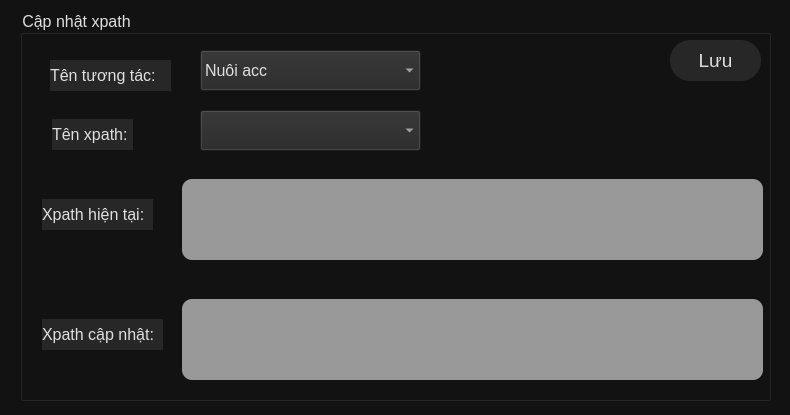
<?xml version="1.0" encoding="UTF-8"?>
<ui version="4.0">
 <class>Dialog</class>
 <widget class="QDialog" name="Dialog">
  <property name="geometry">
   <rect>
    <x>0</x>
    <y>0</y>
    <width>790</width>
    <height>415</height>
   </rect>
  </property>
  <property name="windowTitle">
   <string>Dialog</string>
  </property>
  <property name="styleSheet">
   <string notr="true">background-color: #121212	</string>
  </property>
  <widget class="QGroupBox" name="updateXpathRegAccGroupBox">
   <property name="geometry">
    <rect>
     <x>20</x>
     <y>10</y>
     <width>751</width>
     <height>391</height>
    </rect>
   </property>
   <property name="font">
    <font>
     <family>MS Shell Dlg 2</family>
     <pointsize>12</pointsize>
    </font>
   </property>
   <property name="contextMenuPolicy">
    <enum>Qt::NoContextMenu</enum>
   </property>
   <property name="styleSheet">
    <string notr="true">color:#E0E0E0</string>
   </property>
   <property name="title">
    <string>Cập nhật xpath</string>
   </property>
   <widget class="QLabel" name="nameXpathLabel">
    <property name="geometry">
     <rect>
      <x>32</x>
      <y>109</y>
      <width>81</width>
      <height>31</height>
     </rect>
    </property>
    <property name="font">
     <font>
      <pointsize>12</pointsize>
     </font>
    </property>
    <property name="styleSheet">
     <string notr="true">background-color: #272727;color:#E0E0E0</string>
    </property>
    <property name="text">
     <string>Tên xpath:</string>
    </property>
   </widget>
   <widget class="QComboBox" name="xpathComboBox">
    <property name="geometry">
     <rect>
      <x>180</x>
      <y>100</y>
      <width>221</width>
      <height>41</height>
     </rect>
    </property>
    <property name="font">
     <font>
      <pointsize>12</pointsize>
     </font>
    </property>
    <property name="styleSheet">
     <string notr="true">background-color: #272727;color:#E0E0E0</string>
    </property>
   </widget>
   <widget class="QTextEdit" name="currentXpathText">
    <property name="geometry">
     <rect>
      <x>162</x>
      <y>169</y>
      <width>581</width>
      <height>81</height>
     </rect>
    </property>
    <property name="font">
     <font>
      <pointsize>12</pointsize>
     </font>
    </property>
    <property name="styleSheet">
     <string notr="true">background-color:#999999;border-radius:10px;color:#E0E0E0</string>
    </property>
   </widget>
   <widget class="QLabel" name="curentXpathLabel">
    <property name="geometry">
     <rect>
      <x>22</x>
      <y>189</y>
      <width>111</width>
      <height>31</height>
     </rect>
    </property>
    <property name="font">
     <font>
      <pointsize>12</pointsize>
     </font>
    </property>
    <property name="styleSheet">
     <string notr="true">background-color: #272727;color:#E0E0E0</string>
    </property>
    <property name="text">
     <string>Xpath hiện tại:</string>
    </property>
   </widget>
   <widget class="QLabel" name="updateXpathLabel_3">
    <property name="geometry">
     <rect>
      <x>22</x>
      <y>309</y>
      <width>121</width>
      <height>31</height>
     </rect>
    </property>
    <property name="font">
     <font>
      <pointsize>12</pointsize>
     </font>
    </property>
    <property name="styleSheet">
     <string notr="true">background-color: #272727;color:#E0E0E0</string>
    </property>
    <property name="text">
     <string>Xpath cập nhật:</string>
    </property>
   </widget>
   <widget class="QTextEdit" name="updateXpathText">
    <property name="geometry">
     <rect>
      <x>162</x>
      <y>289</y>
      <width>581</width>
      <height>81</height>
     </rect>
    </property>
    <property name="font">
     <font>
      <pointsize>12</pointsize>
     </font>
    </property>
    <property name="styleSheet">
     <string notr="true">background-color:#999999;border-radius:10px;color:#E0E0E0</string>
    </property>
   </widget>
   <widget class="QPushButton" name="updateXpathBtn">
    <property name="geometry">
     <rect>
      <x>650</x>
      <y>30</y>
      <width>91</width>
      <height>41</height>
     </rect>
    </property>
    <property name="font">
     <font>
      <pointsize>14</pointsize>
     </font>
    </property>
    <property name="styleSheet">
     <string notr="true">background-color: #272727;color:#E0E0E0; border-radius:20px
</string>
    </property>
    <property name="text">
     <string>Lưu</string>
    </property>
   </widget>
   <widget class="QLabel" name="InteractionLabel">
    <property name="geometry">
     <rect>
      <x>30</x>
      <y>50</y>
      <width>121</width>
      <height>31</height>
     </rect>
    </property>
    <property name="font">
     <font>
      <pointsize>12</pointsize>
     </font>
    </property>
    <property name="styleSheet">
     <string notr="true">background-color: #272727;color:#E0E0E0</string>
    </property>
    <property name="text">
     <string>Tên tương tác:</string>
    </property>
   </widget>
   <widget class="QComboBox" name="interactionComboBox">
    <property name="geometry">
     <rect>
      <x>180</x>
      <y>40</y>
      <width>221</width>
      <height>41</height>
     </rect>
    </property>
    <property name="font">
     <font>
      <pointsize>12</pointsize>
     </font>
    </property>
    <property name="styleSheet">
     <string notr="true">background-color: #272727;color:#E0E0E0</string>
    </property>
    <item>
     <property name="text">
      <string>Nuôi acc</string>
     </property>
    </item>
    <item>
     <property name="text">
      <string>Tương tác newfeed</string>
     </property>
    </item>
    <item>
     <property name="text">
      <string>Tương tác user</string>
     </property>
    </item>
    <item>
     <property name="text">
      <string>Tương tác theo chủ đề</string>
     </property>
    </item>
    <item>
     <property name="text">
      <string>Tương tác live</string>
     </property>
    </item>
   </widget>
  </widget>
 </widget>
 <resources/>
 <connections/>
</ui>
